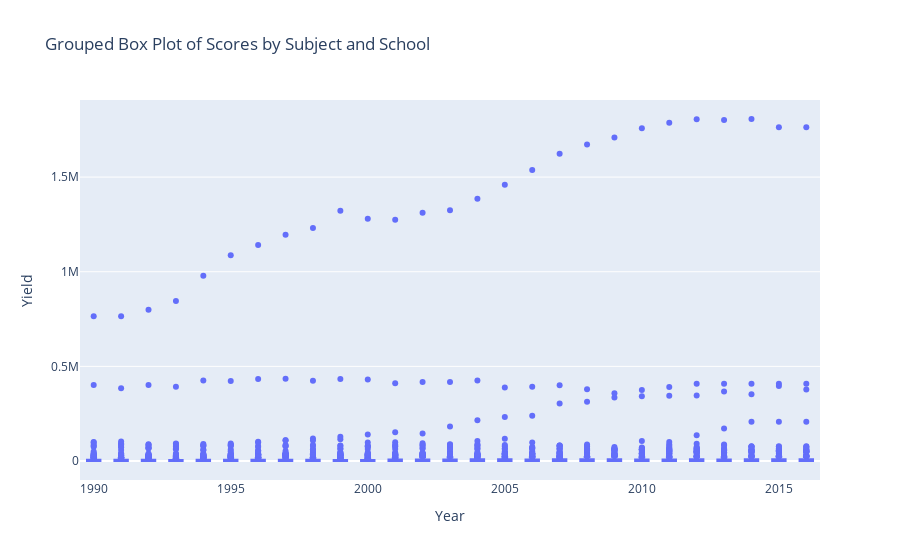

Notebook cell for this chart:
### Code cell
# Create a grouped box plot
fig = px.box(
    pesticides,
    x='Year',  # Group by subject
    y='Value',    # Box plot based on scores
    boxmode = 'group',
    labels={'Value': 'Yield', 'Year': 'Year'}  # Axis labels
)

# Show the box plot
fig.show()

### Figure 1 — Plotly figure (JSON) as saved in the notebook; plotly's stock layout.template omitted (floating-point values rounded to 4 significant figures; data arrays with more than 128 entries replaced by an {"elided": "..."} marker saying what was removed)
{"data": [{"alignmentgroup": "True", "hovertemplate": "Year=%{x}<br>Yield=%{y}<extra></extra>", "legendgroup": "", "marker": {"color": "#636efa"}, "name": "", "notched": false, "offsetgroup": "", "orientation": "v", "showlegend": false, "type": "box", "x": {"elided": "4356 int values"}, "x0": " ", "xaxis": "x", "y": {"elided": "4356 float values"}, "y0": " ", "yaxis": "y"}], "layout": {"boxmode": "group", "legend": {"tracegroupgap": 0}, "title": {"text": "Grouped Box Plot of Scores by Subject and School"}, "xaxis": {"anchor": "y", "domain": [0, 1], "title": {"text": "Year"}}, "yaxis": {"anchor": "x", "domain": [0, 1], "title": {"text": "Yield"}}}}
